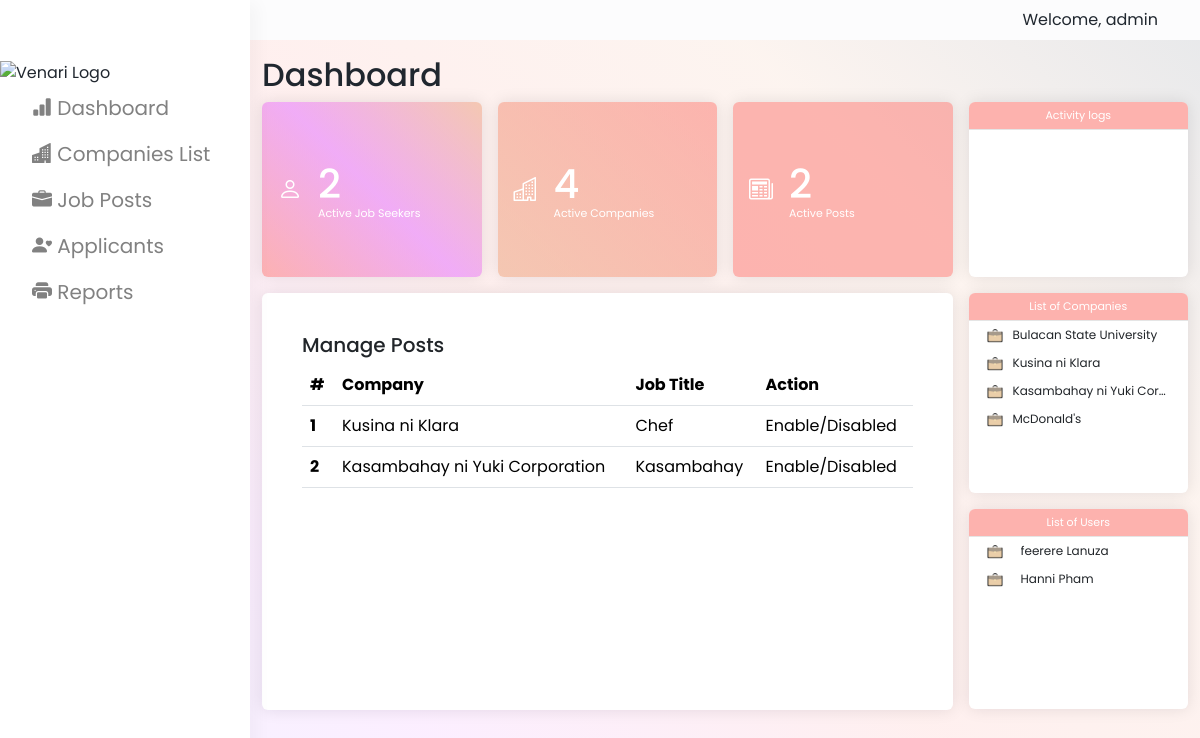
/admin_dashboard/, run on the app's committed database.
### venari/models.py (models this page shows, shortened)
class post_jobs(models.Model):
    company = models.ForeignKey(company, on_delete=models.CASCADE)
    start_date = models.DateField()
    end_date = models.DateField()
    title = models.CharField(max_length=200)
    jobtype = models.CharField(max_length=50, null = True)
    salary = models.FloatField()
    image = models.ImageField(upload_to="")
    description = models.TextField(max_length=400)
    experience = models.CharField(max_length=100)
    location = models.CharField(max_length=100)
    status = models.CharField(max_length=20, null=True)
    skills = models.CharField(max_length=200)
    creation_date = models.DateField()

class company(models.Model):
    user = models.ForeignKey(User, on_delete=models.CASCADE)
    phone_number = models.IntegerField(max_length=20)
    email = models.CharField(max_length=100, null=True)
    password = models.CharField(max_length=100, null= True)
    company_logo = models.ImageField(upload_to="")
    gender = models.CharField(max_length=10, null=True)
    user_type = models.CharField(max_length=30)
    company_name = models.CharField(max_length=100)
    company_ceo = models.CharField(max_length=100)
    company_established = models.DateField()
    company_location = models.CharField(max_length=100)
    status = models.CharField(max_length=50, null = True)

class job_seeker(models.Model):
    user = models.ForeignKey(User, on_delete=models.CASCADE)
    status = models.CharField(max_length=50, null = True)
    password = models.CharField(max_length=100, null= True)
    email = models.CharField(max_length=100, null=True)
    phone_number = models.IntegerField(max_length=20)
    profile_image = models.ImageField(upload_to="")
    gender = models.CharField(max_length=10, null=True)
    address = models.CharField(max_length=100, null=True)
    occupation = models.CharField(max_length=100, null=True)
    age = models.CharField(max_length=15, null=True)
    user_type = models.CharField(max_length=30)
    bio = models.CharField(max_length=100, null=True)
    bookmarks = models.ManyToManyField('post_jobs', blank=True)
    resume = models.FileField(upload_to='', null=True)
    skills = models.CharField(max_length=100, null=True)

### venari/views.py (the view, shortened to what this page needs)
# urls.py: path("admin_dashboard/", views.admin_dashboard, name="admin dashboard"),
def admin_dashboard(request):
    active_company = company.objects.filter(status='Accepted')
    active_company_counts = active_company.count()
    active_jobseeker = job_seeker.objects.filter(status='Activate')
    active_jobseeker_count = active_jobseeker.count()
    active_post = post_jobs.objects.filter(status='Activate')
    active_post_counts = active_post.count()
    log_file_path = os.path.join('venari', 'admin_logs', 'logfile.log')
    logs = []
    try:
        with open(log_file_path, 'r') as log_file:
            logs = log_file.read().splitlines()
    except FileNotFoundError:
        pass
    formatted_logs = []
    context = {
        'all_companies': active_company,
        'all_applicants': active_jobseeker,
        'all_companies_count': active_company_counts,
        'all_jobseeker_count': active_jobseeker_count,
        'all_post': active_post,
        'all_post_counts': active_post_counts,
        'logs': formatted_logs
    }
    return render(request, "admin_dashboard.html", context)

### venari/templates/admin_dashboard.html (shortened to what this page needs)
<!DOCTYPE html>
<html lang="en">
<head>
    <link href="https://cdn.jsdelivr.net/npm/bootstrap@5.3.2/dist/css/bootstrap.min.css" rel="stylesheet"
>
    <!-- {% load static %}
<link rel="stylesheet" type="text/css" href="{% static "css/admin-dashboard.css" %}"> -->
    <link rel="stylesheet" href="./../static/css/admin-dashboard.css">
    <link rel="stylesheet" href="https://cdn.jsdelivr.net/npm/bootstrap-icons@1.11.2/font/bootstrap-icons.min.css">
</head>
<body>
    <div class=" start-0 z-1 d-none d-md-block" id="sidebar">
        <div>
            <img src="./../static/css/images/.png" alt="Venari Logo">
        </div>
        <a href="/admin_dashboard/"><i class="bi bi-bar-chart-fill"></i> Dashboard</a>
        <a href="/companies_list/"><i class="bi bi-buildings-fill"></i> Companies List</a>
        <a href="/admin_joblist/"><i class="bi bi-briefcase-fill"></i> Job Posts</a>
        <a href="/jobseeker_list/"><i class="bi bi-person-heart"></i> Applicants</a>
        <a href=""><i class="bi bi-printer-fill"></i> Reports</a>
    </div>
    <nav class="navbar navbar-expand navbar-light bg-light-subtle">
        <div class="container justify-content-end">
            <span>Welcome, admin</span>
        </div>
    </nav>
    <div id="main">
        <div class="container mt-3">
            <h2>Dashboard</h2>
            <div class="row justify-content-center align-items-center g-lg-3 g-2">
                <div class="col-xl-3 col-md-6 ">
                    <div class="card border-0 d-flex flex-row align-items-center dash-cards"
                        style="min-height: 175px;" id="dash-card1">
                        <div class="row g-0">
                            <div class="card-body">
                                <div class="d-flex align-items-center">
                                    <div class="flex-shrink-0 fs-4 me-3 pb-0">
                                        <i class="bi bi-person"></i>
                                    </div>
                                    <div class="flex-grow-1 text-start">
                                        <h1 class="card-title mb-0 pb-0">{{ all_jobseeker_count }}</h1>
                                        <p class="text-muted dash-card-label pt-0 pb-0 mb-0">
                                            Active Job Seekers
                                        </p>
                                    </div>
                                </div>
                            </div>
                        </div>
                    </div>
                </div>
                <div class="col-xl-3 col-md-6 ">
                    <div class="card border-0 d-flex flex-row align-items-center dash-cards"
                        style="min-height: 175px;" id="dash-card2">
                        <div class="row g-0">
                            <div class="card-body">
                                <div class="d-flex align-items-center">
                                    <div class="flex-shrink-0 fs-4 me-3 pb-0">
                                        <i class="bi bi-buildings"></i>
                                    </div>
                                    <div class="flex-grow-1 text-start">
                                        <h1 class="card-title mb-0 pb-0">{{ all_companies_count }}</h1>
                                        <p class="text-muted dash-card-label pt-0 pb-0 mb-0">
                                            Active Companies
                                        </p>
                                    </div>
                                </div>
                            </div>
                        </div>
                    </div>
                </div>
                <div class="col-xl-3 col-md-6 ">
                    <div class="card border-0 d-flex flex-row align-items-center dash-cards"
                        style="height: 175px;" id="dash-card3">
                        <div class="row g-0">
                            <div class="card-body">
                                <div class="d-flex align-items-center">
                                    <div class="flex-shrink-0 fs-4 me-3 pb-0">
                                        <i class="bi bi-newspaper"></i>
                                    </div>
                                    <div class="flex-grow-1 text-start">
                                        <h1 class="card-title mb-0 pb-0">{{ all_post_counts }}</h1>
                                        <p class="text-muted dash-card-label pt-0 pb-0 mb-0">
                                            Active Posts
                                        </p>
                                    </div>
                                </div>
                            </div>
                        </div>
                    </div>
                </div>
                <div class="col-xl-3 col-md-6">
                    <div class="card border-0 p-2 align-items-start dash-cards" style="height: 175px;" id="dash-card4">
                        <div class="text-center w-100 p-2 dash-card-label z-1" id="act-logs-label">
                            Activity logs
                        </div>
                        <div class="card-body h-100 w-100 px-2 overflow-x-hidden mt-3 text-wrap">
                        </div>
                    </div>
                </div>
                <div class="col-12">
                    <div class="row justify-content-center g-lg-3 g-2 ">
                        <div class="col-9 d-flex">
                            <div class="card border-0 overflow-auto p-2 p-lg-4 flex-grow-1 dash-cards"
                                style="max-width: 1080px; height: 417px;" id="dash-card5">
                                <div class="card-body">
                                    <h5 class="card-title">Manage Posts</h5>
                                    <div class="">
                                        <table class="table">
                                            <thead>
                                                <tr>
                                                    <th scope="col">#</th>
                                                    <th scope="col">Company</th>
                                                    <th scope="col">Job Title</th>
                                                    <th scope="col">Action</th>
                                                </tr>
                                            </thead>
                                            <tbody>
                                                {% for post in all_post %}
                                                <tr>
                                                    <th scope="row">{{ forloop.counter }}</th>
                                                    <td>{{ post.company.company_name }}</td>
                                                    <td>{{ post.title }}</td>
                                                    <td>Enable/Disabled</td>
                                                </tr>
                                                {% endfor %}
                                            </tbody>
                                        </table>
                                    </div>
                                </div>
                            </div>
                        </div>
                        <div class="col-3">
                            <div class="row justify-content-center align-items-center g-lg-3 g-2">
                                <div class="col-12">
                                    <div class="card border-0 p-0 pt-3 dash-cards" style="height: 200px;"
                                        id="dash-card6">
                                        <div class="text-center w-100 p-2 dash-card-label z-1" id="company-list-label">
                                            List of Companies
                                        </div>
                                        <div class="card-body px-0">
                                            {% for company in all_companies %}
                                            <div class="card px-3 py-0 rounded-2 border-0 mb-2 m-0 company-list-card">
                                                <div class="d-flex align-items-center text-start justify-content-start">
                                                    <div class="flex-shrink-0 ms-0">
                                                        <img src="./../static/css/images/job.png"
                                                            class="d-none d-lg-block" alt="..." style="height: 20px;">
                                                    </div>
                                                    <div class="flex-grow-1 ms-2 text-truncate company-name">
                                                        {{ company.company_name }}
                                                    </div>
                                                </div>
                                            </div>
                                            {% endfor %}
                                        </div>
                                    </div>
                                </div>
                                <div class="col-12">
                                    <div class="card border-0 p-0 pt-3 dash-cards" style="height: 200px;"
                                        id="dash-card7">
                                        <div class="text-center w-100 p-2 dash-card-label z-1" id="users-list-label">
                                            List of Users
                                        </div>
                                        <div class="card-body px-0">
                                            {% for applicants in all_applicants %}
                                            <div class="card px-3 py-0 rounded-4 border-0 mb-2 user-list-card">
                                                <div class="d-flex align-items-center text-start justify-content-start">
                                                    <div class="flex-shrink-0">
                                                        <img src="./../static/css/images/job.png"
                                                            class="d-none d-lg-block" alt="..." style="height: 20px;">
                                                    </div>
                                                    <div class="flex-grow-1 ms-3 text-truncate user-list-name">
                                                        {{ applicants.user.first_name }} {{applicants.user.last_name}}
                                                    </div>
                                                </div>
                                            </div>
                                            {% endfor %}
                                        </div>
                                    </div>
                                </div>
                            </div>
                        </div>
                    </div>
                </div>
            </div>
        </div>
    </div>
</body>
</html>

### data on the page
post_jobs: company.company_name "Kusina ni Klara", title "Chef"
post_jobs: company.company_name "Kasambahay ni Yuki Corporation", title "Kasambahay"
company: company_name "Bulacan State University"
company: company_name "Kusina ni Klara"
company: company_name "Kasambahay ni Yuki Cor…"
company: company_name "McDonald's"
job_seeker: user.first_name "feerere", user.last_name "Lanuza"
job_seeker: user.first_name "Hanni", user.last_name "Pham"

### other printed values
{{ all_jobseeker_count }} "2"
{{ all_companies_count }} "4"
{{ all_post_counts }} "2"
